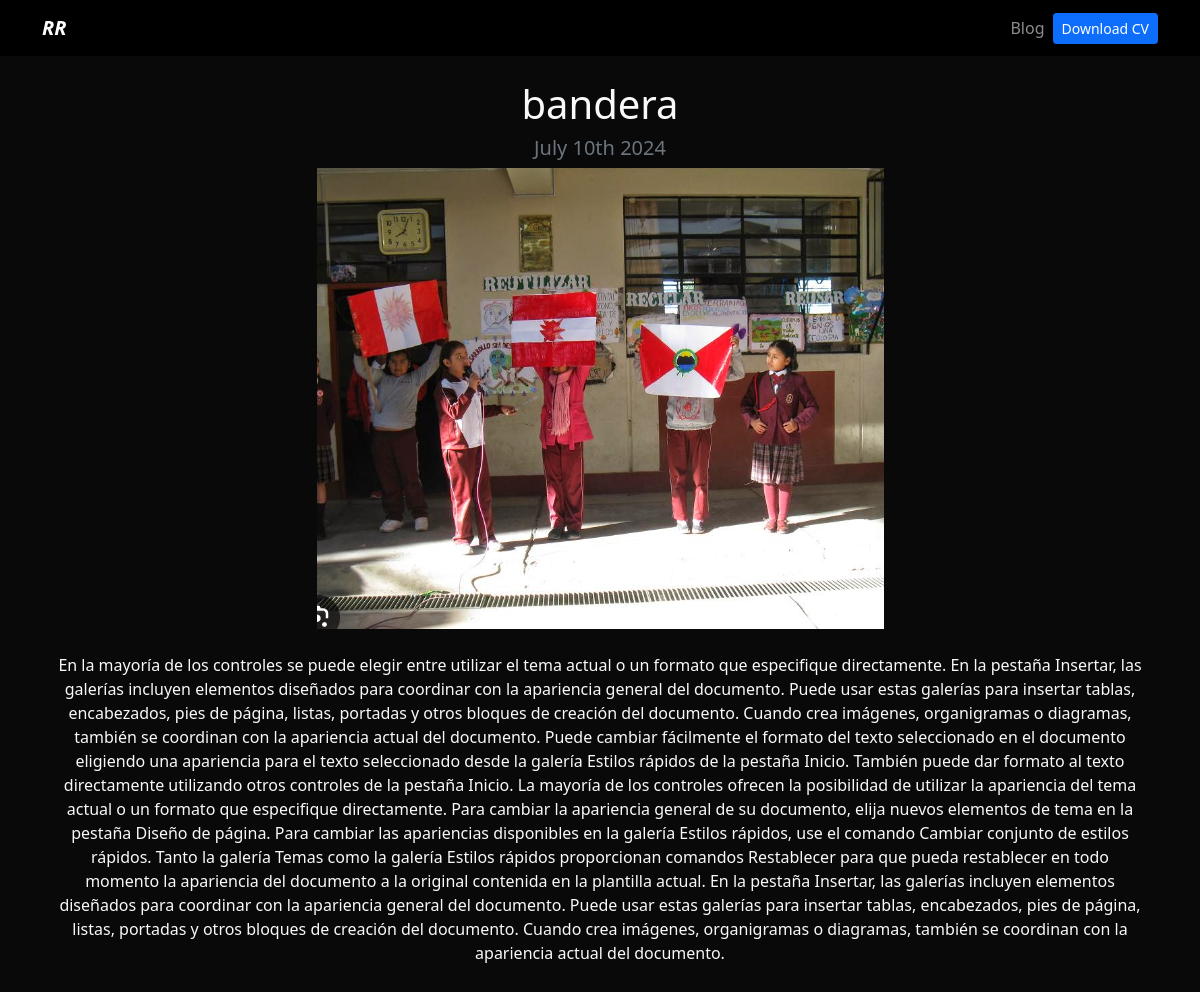
The page /blog/1 on the database its author committed.
### blog/models.py (models this page shows, shortened)
class Post(models.Model):
    title = models.CharField(max_length=100)
    description = models.TextField()
    image = models.ImageField(upload_to="blog/images")
    date = models.DateField(default=datetime.date.today)

### blog/views.py (the view)
# urls.py: path("<int:post_id>", views.post_detail, name="post_detail"),
def post_detail(request, post_id):
    post = get_object_or_404(Post, pk=post_id)
    return render(request, "post_detail.html", {"post": post})

### blog/templates/post_detail.html
{% extends 'layout.html' %}
{% block content %}
<div class="text-center">
  <h1>{{post.title}}</h1>
  <h2 class="my-2 h5 text-muted">{{post.date|date:'F jS Y'}}</h2>
  <img src="{{post.image.url}}" alt="{{post.title}}" class="img-fluid">
  <div class="my-4">
  {{post.description|safe}}
  </div>
</div>
{% endblock %}

### portfolio/static/main.css (style rules this page uses)
body { background: #090909; }

### rows shown on the page
Post: title "bandera", date "July 10th 2024", image (picture), description "En la mayoría de los controles se puede elegir entre utilizar el tema actual o un formato que especifique directamente. En la pestaña Insertar, las galerías incluyen elementos diseñados para coordinar con la apariencia general del documento. Puede usar estas galerías para insertar tablas, encabezados, pies de página, listas, portadas y otros bloques de creación del documento. Cuando crea imágenes, organigramas o diagramas, también se coordinan con la apariencia actual del documento. Puede cambiar fácilmente el formato del texto seleccionado en el documento eligiendo una apariencia para el texto seleccionado desde la galería Estilos rápidos de la pestaña Inicio. También puede dar formato al…"
